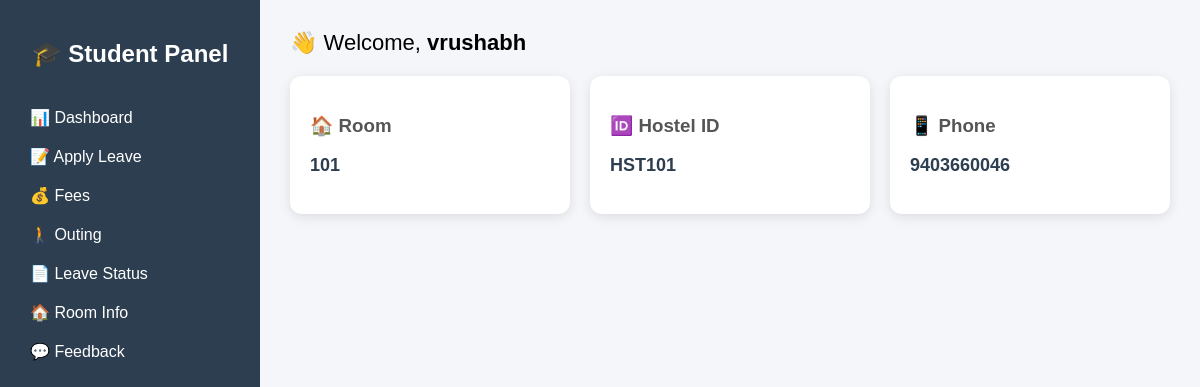
/student_dashboard/ (signed in), run on the app's committed database.
### hostel/models.py (models this page shows, shortened)
class Student(models.Model):
    user = models.OneToOneField(User, on_delete=models.CASCADE)
    room_no = models.CharField(max_length=10)
    hostel_id = models.CharField(max_length=20, unique=True)
    student_phone = models.CharField(max_length=15)
    parent_phone = models.CharField(max_length=15)
    created_at = models.DateTimeField(auto_now_add=True)

### hostel/views.py (the view)
# urls.py: path('student_dashboard/', views.student_dashboard, name='student_dashboard'),
@login_required
def student_dashboard(request):
    student = Student.objects.filter(user=request.user).first()
    if not student:
        return render(request, 'error.html', {
            'message': 'Student profile not created. Contact admin.'
        })
    return render(request, 'student_dashboard.html', {'student': student})

### hostel/templates/student_dashboard.html (shortened to what this page needs)
{% load static %}
<!DOCTYPE html>
<html>
<head>
</head>
<body>
<div class="container">
    <div class="sidebar">
        <h2>🎓 Student Panel</h2>
        <ul>
            <li><a href="{% url 'student_dashboard' %}">📊 Dashboard</a></li>
            <li><a href="{% url 'apply_leave' %}">📝 Apply Leave</a></li>
            <li><a href="{% url 'fees_student' %}">💰 Fees</a></li>
            <li><a href="{% url 'outing_student' %}">🚶 Outing</a></li>
            <li><a href="{% url 'leave_status' %}">📄 Leave Status</a></li>
            <li><a href="{% url 'student_room' %}">🏠 Room Info</a></li>
            <li><a href="{% url 'feedback_submit' %}">💬 Feedback</a></li>
        </ul>
    </div>
    <div class="main">
        <div class="welcome">
            👋 Welcome, <b>{{ student.user.username }}</b>
        </div>
        <div class="cards">
            <div class="card">
                <h3>🏠 Room</h3>
                <p>{{ student.room_no }}</p>
            </div>
            <div class="card">
                <h3>🆔 Hostel ID</h3>
                <p>{{ student.hostel_id }}</p>
            </div>
            <div class="card">
                <h3>📱 Phone</h3>
                <p>{{ student.student_phone }}</p>
            </div>
        </div>
    </div>
</div>
</body>
</html>

### hostel/templates/student_dashboard.html (style rules this page uses)
body { margin: 0; font-family: Arial, sans-serif; background: #f4f6f9; }
.container { display: flex; }
.sidebar { width: 220px; height: 100vh; background: #2c3e50; color: white; padding: 20px; }
.sidebar h2 { text-align: center; margin-bottom: 30px; }
.sidebar ul { list-style: none; padding: 0; }
.sidebar ul li { margin: 0; }
.sidebar ul li a { color: white; text-decoration: none; padding: 10px; display: block; border-radius: 6px; transition: 0.3s; }
.main { flex: 1; padding: 30px; }
.welcome { font-size: 22px; margin-bottom: 20px; }
.cards { display: flex; gap: 20px; flex-wrap: wrap; }
.card { background: white; padding: 20px; flex: 1; min-width: 200px; border-radius: 12px; box-shadow: 0 3px 12px rgba(0,0,0,0.1); transition: 0.2s; }
.card h3 { margin-bottom: 10px; color: #555; }
.card p { font-size: 18px; font-weight: bold; color: #2c3e50; }

### data on the page
Student: user.username "vrushabh", room_no "101", hostel_id "HST101", student_phone "9403660046"
